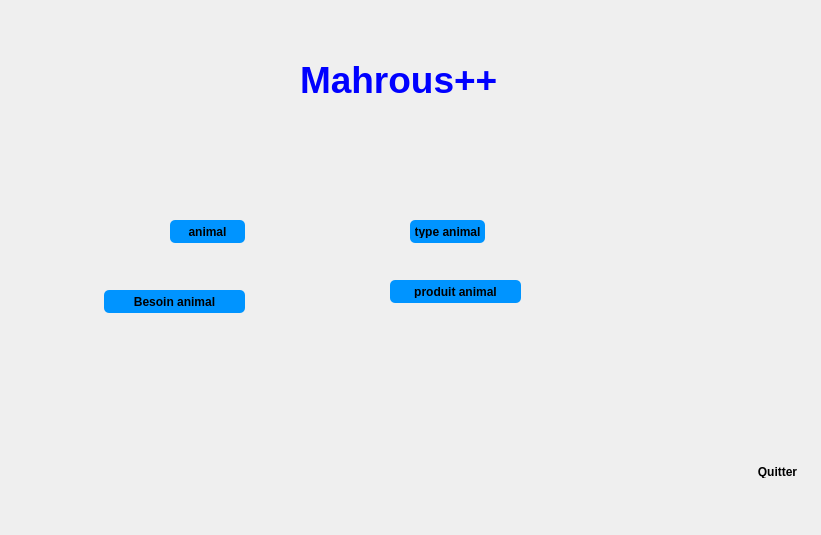
<?xml version="1.0" encoding="UTF-8"?>
<ui version="4.0">
 <class>animaux</class>
 <widget class="QDialog" name="animaux">
  <property name="geometry">
   <rect>
    <x>0</x>
    <y>0</y>
    <width>821</width>
    <height>535</height>
   </rect>
  </property>
  <property name="windowTitle">
   <string>Dialog</string>
  </property>
  <widget class="QPushButton" name="pushButton">
   <property name="geometry">
    <rect>
     <x>740</x>
     <y>460</y>
     <width>75</width>
     <height>23</height>
    </rect>
   </property>
   <property name="styleSheet">
    <string notr="true">color: &quot;red&quot;;

padding: 5px;
border-radius: 5px;

font-weight: bold;
</string>
   </property>
   <property name="text">
    <string>Quitter</string>
   </property>
  </widget>
  <widget class="QLabel" name="pic">
   <property name="geometry">
    <rect>
     <x>0</x>
     <y>0</y>
     <width>821</width>
     <height>535</height>
    </rect>
   </property>
   <property name="text">
    <string/>
   </property>
  </widget>
  <widget class="QLabel" name="label_10">
   <property name="geometry">
    <rect>
     <x>300</x>
     <y>40</y>
     <width>321</width>
     <height>81</height>
    </rect>
   </property>
   <property name="text">
    <string>&lt;html&gt;&lt;head/&gt;&lt;body&gt;&lt;p&gt;&lt;span style=&quot; font-size:28pt; font-weight:600; color:#0000ff;&quot;&gt;Mahrous++&lt;/span&gt;&lt;/p&gt;&lt;/body&gt;&lt;/html&gt;</string>
   </property>
  </widget>
  <widget class="QPushButton" name="pushButton_2">
   <property name="geometry">
    <rect>
     <x>170</x>
     <y>220</y>
     <width>75</width>
     <height>23</height>
    </rect>
   </property>
   <property name="styleSheet">
    <string notr="true">QPushButton {
padding: 5px;
border-radius: 5px;
background-color:#0094ff;
font-weight: bold;
}</string>
   </property>
   <property name="text">
    <string>animal</string>
   </property>
  </widget>
  <widget class="QPushButton" name="pushButton_3">
   <property name="geometry">
    <rect>
     <x>410</x>
     <y>220</y>
     <width>75</width>
     <height>23</height>
    </rect>
   </property>
   <property name="styleSheet">
    <string notr="true">QPushButton {
padding: 5px;
border-radius: 5px;
background-color:#0094ff;
font-weight: bold;
}</string>
   </property>
   <property name="text">
    <string>type animal</string>
   </property>
  </widget>
  <widget class="QPushButton" name="pushButton_4">
   <property name="geometry">
    <rect>
     <x>104</x>
     <y>290</y>
     <width>141</width>
     <height>23</height>
    </rect>
   </property>
   <property name="styleSheet">
    <string notr="true">QPushButton {
padding: 5px;
border-radius: 5px;
background-color:#0094ff;
font-weight: bold;
}</string>
   </property>
   <property name="text">
    <string>Besoin animal</string>
   </property>
  </widget>
  <widget class="QPushButton" name="pushButton_5">
   <property name="geometry">
    <rect>
     <x>390</x>
     <y>280</y>
     <width>131</width>
     <height>23</height>
    </rect>
   </property>
   <property name="styleSheet">
    <string notr="true">QPushButton {
padding: 5px;
border-radius: 5px;
background-color:#0094ff;
font-weight: bold;
}</string>
   </property>
   <property name="text">
    <string>produit animal</string>
   </property>
  </widget>
  <zorder>pic</zorder>
  <zorder>pushButton</zorder>
  <zorder>label_10</zorder>
  <zorder>pushButton_2</zorder>
  <zorder>pushButton_3</zorder>
  <zorder>pushButton_4</zorder>
  <zorder>pushButton_5</zorder>
 </widget>
 <resources/>
 <connections>
  <connection>
   <sender>pushButton</sender>
   <signal>clicked()</signal>
   <receiver>animaux</receiver>
   <slot>accept()</slot>
   <hints>
    <hint type="sourcelabel">
     <x>772</x>
     <y>468</y>
    </hint>
    <hint type="destinationlabel">
     <x>568</x>
     <y>274</y>
    </hint>
   </hints>
  </connection>
 </connections>
</ui>
